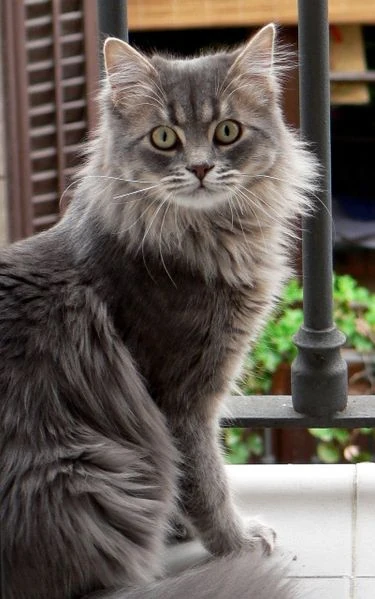
#> input picture ANIMAL IA/Nagec_cat.webp, 375 x 599 px
$ python 'ANIMAL IA.py'
#> lines starting #> are read from the running program, lines starting #| are printed output that depends on the picture; after the words box and inside, x2 and y2 are one past the last pixel; in counts of white or black regions, pixels touching at a corner belong together

import os
import sys
import cv2

print("===== ANIMAL VISION AI =====")

BASE = os.path.dirname(os.path.abspath(__file__))

# Buscar imagen
nombre = input("\nEscribe el nombre de la imagen: ").strip()
#> the answer given: Nagec_cat.webp
nombre = os.path.splitext(nombre)[0].lower()

ruta = None

for raiz, carpetas, archivos in os.walk(BASE):
    for archivo in archivos:
        nombre_archivo = os.path.splitext(archivo)[0].lower()

        if nombre_archivo == nombre:
            ruta = os.path.join(raiz, archivo)
            break

    if ruta:
        break

# Comprobar imagen
if ruta is None:
    print("\nNo se encontro la imagen.")
    input("Presiona ENTER para salir...")
    sys.exit()

imagen = cv2.imread(ruta)
#> imagen is the input picture: shape (599, 375, 3); mean B, G, R 87.5, 95.1, 103.6

if imagen is None:
    print("No se pudo abrir la imagen.")
    input("Presiona ENTER para salir...")
    sys.exit()

print("\nImagen encontrada:", ruta)

# Convertir a escala de grises
gris = cv2.cvtColor(imagen, cv2.COLOR_BGR2GRAY)
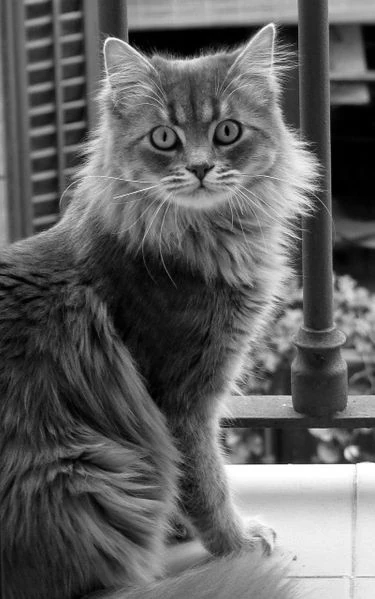
#> gris: shape (599, 375); min 0, max 255, mean 96.8

# Extraer caracteristicas con SIFT
sift = cv2.SIFT_create()
puntos, descriptores = sift.detectAndCompute(gris, None)
#> puntos = 1246 keypoints; strongest (x, y, size): (351, 451, 7.8), (235, 35, 18.3), (148, 40, 19.5), (342, 460, 6.3)

# Clasificar segun el nombre del archivo
if "gato" in nombre:
    animal = "GATO"
elif "perro" in nombre:
    animal = "PERRO"
else:
    animal = "ANIMAL NO IDENTIFICADO"

# Mostrar resultados
print("\n===== RESULTADOS =====")
print("Animal:", animal)
print("Puntos detectados:", len(puntos))
#| Puntos detectados: 1246

# Dibujar puntos detectados
resultado = cv2.drawKeypoints(
    imagen,
    puntos,
    None,
    flags=cv2.DRAW_MATCHES_FLAGS_DRAW_RICH_KEYPOINTS
)
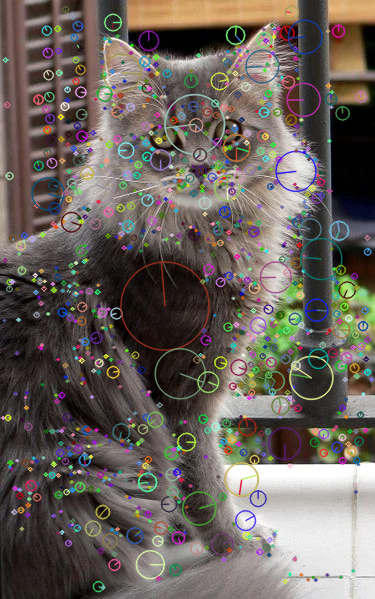
#> resultado: shape (599, 375, 3); mean B, G, R 91.9, 98.4, 106.1

cv2.putText(
    resultado,
    animal,
    (20, 40),
    cv2.FONT_HERSHEY_SIMPLEX,
    1,
    (0, 255, 0),
    2
)
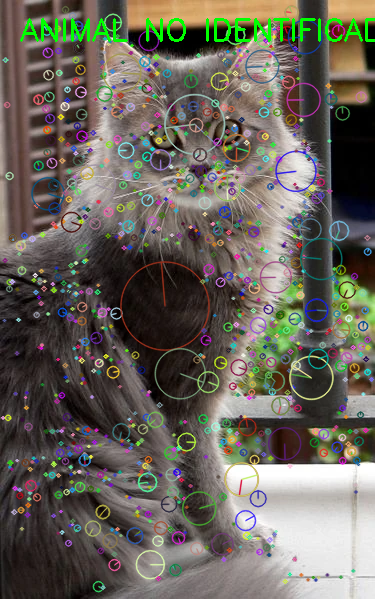
#> resultado: shape (599, 375, 3); 1.19% of pixels changed, all inside (x1, y1, x2, y2) = (20, 18, 375, 42)

cv2.imshow("ANIMAL VISION AI", resultado)

print("\nPresiona una tecla para cerrar.")
cv2.waitKey(0)
cv2.destroyAllWindows()

print("Analisis terminado.")

$ run again, on ANIMAL IA/gato02.png
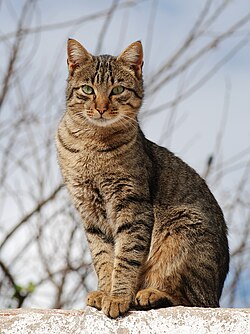
#> input picture ANIMAL IA/gato02.png, 250 x 334 px
#> imagen is the input picture: shape (334, 250, 3); mean B, G, R 150.2, 154.8, 161.8
#> `gris = cv2.cvtColor(imagen, cv2.COLOR_BGR2GRAY)`:
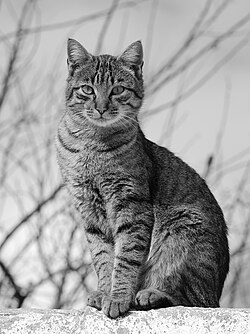
#> gris: shape (334, 250); min 0, max 255, mean 156.4
#> puntos = 713 keypoints; strongest (x, y, size): (99, 309, 2.5), (93, 92, 2.4), (20, 297, 9.8), (78, 88, 1.9)
#| Puntos detectados: 713
#> `cv2.putText( resultado, animal, (20, 40), cv2.FONT_HERSHEY_SIMPLEX, 1,..`:
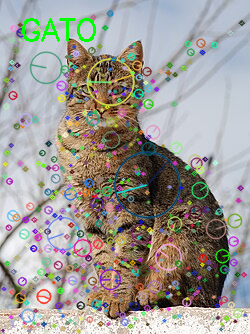
#> resultado: shape (334, 250, 3); mean B, G, R 149.5, 154.7, 158

$ run again, on ANIMAL IA/gato04.png
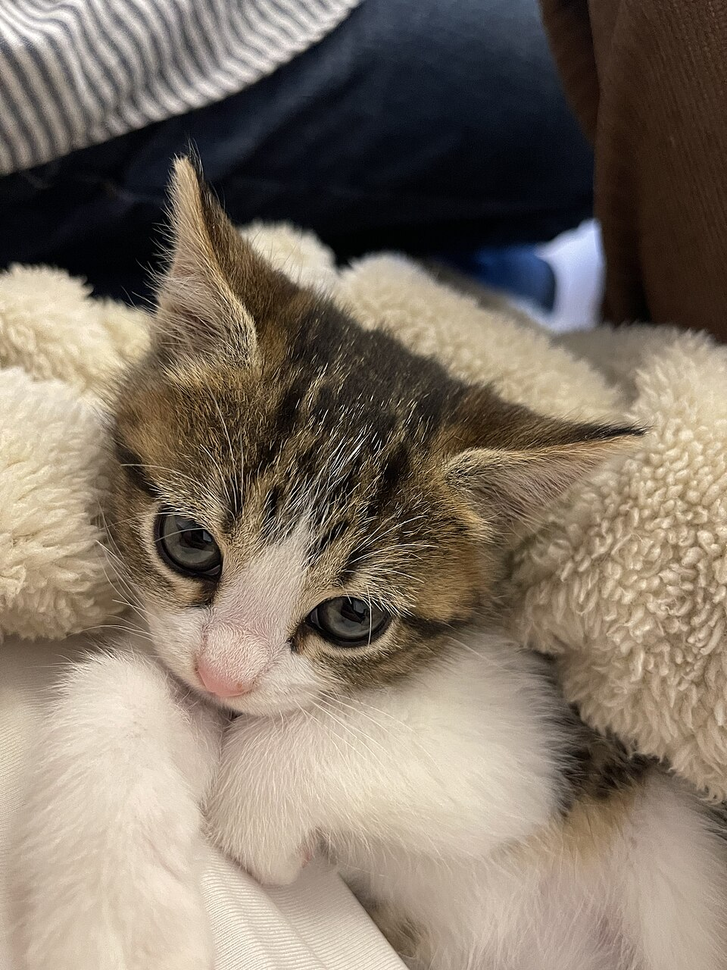
#> input picture ANIMAL IA/gato04.png, 727 x 970 px, shrunk from 960 x 1280 before the run
#> imagen is the input picture: shape (970, 727, 3); mean B, G, R 103.6, 117.4, 129.8
#> `gris = cv2.cvtColor(imagen, cv2.COLOR_BGR2GRAY)`:
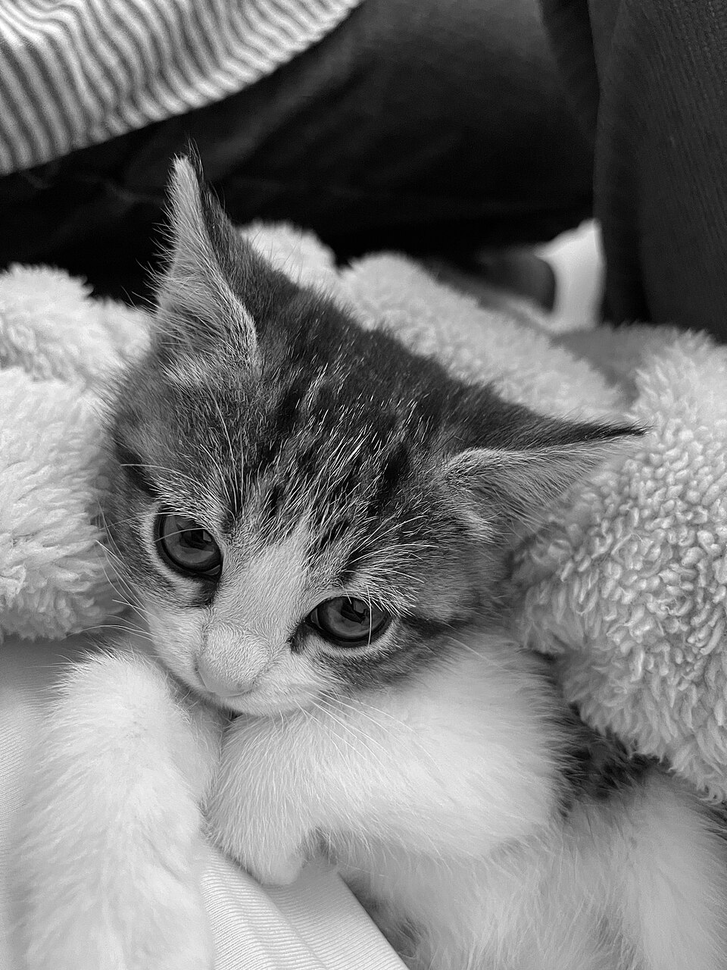
#> gris: shape (970, 727); min 0, max 255, mean 119.5
#> puntos = 2312 keypoints; strongest (x, y, size): (576, 255, 36.9), (291, 253, 39), (326, 519, 2.1), (387, 292, 56.3)
#| Puntos detectados: 2312
#> `cv2.putText( resultado, animal, (20, 40), cv2.FONT_HERSHEY_SIMPLEX, 1,..`:
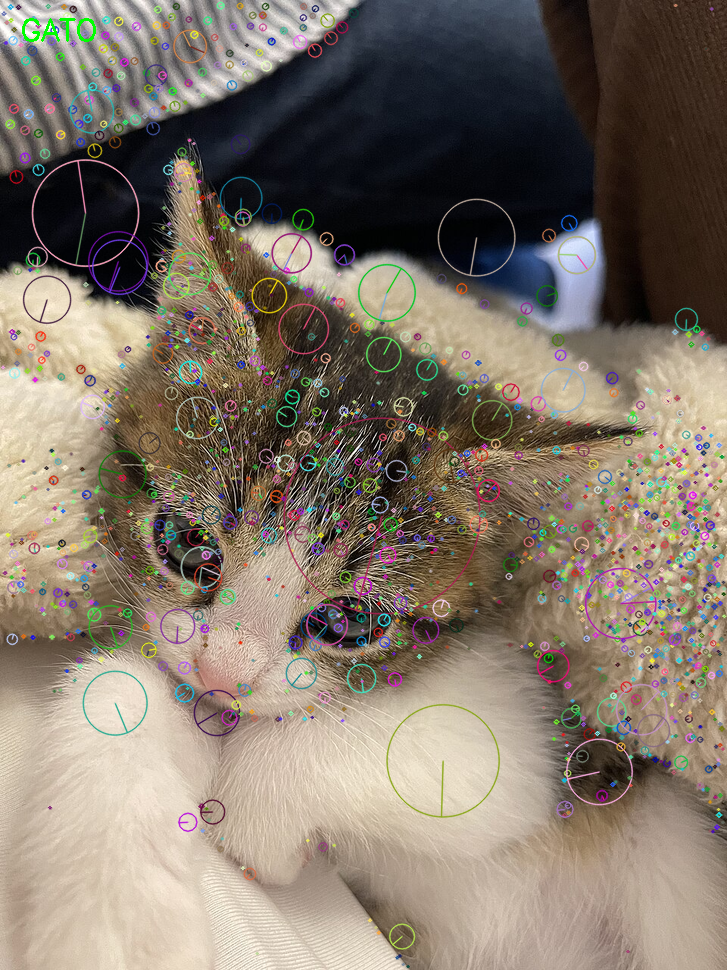
#> resultado: shape (970, 727, 3); mean B, G, R 105.4, 118.3, 130

$ run again, on ANIMAL IA/gato05.png
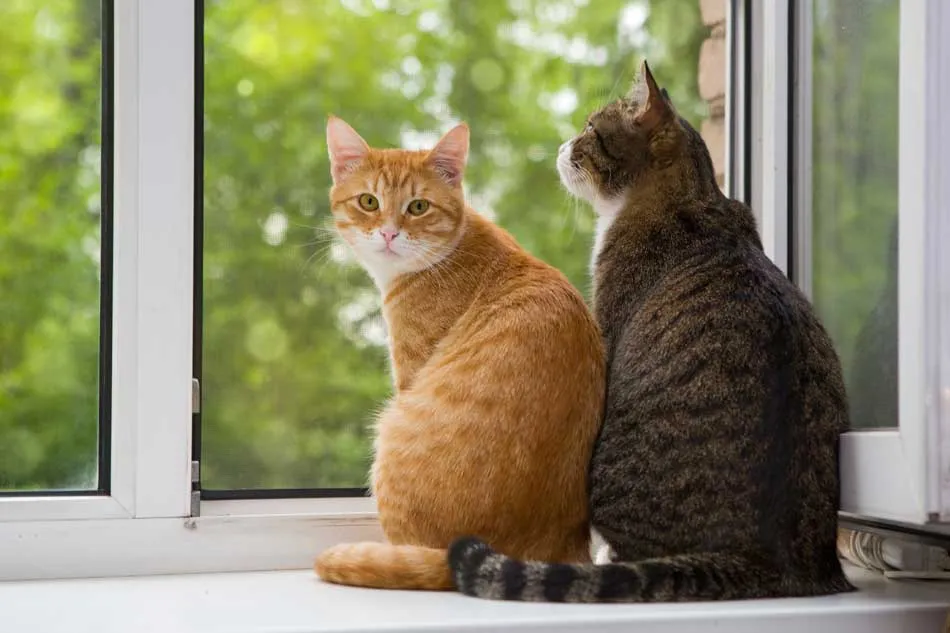
#> input picture ANIMAL IA/gato05.png, 950 x 633 px
#> imagen is the input picture: shape (633, 950, 3); mean B, G, R 102.7, 135.1, 138.4
#> `gris = cv2.cvtColor(imagen, cv2.COLOR_BGR2GRAY)`:
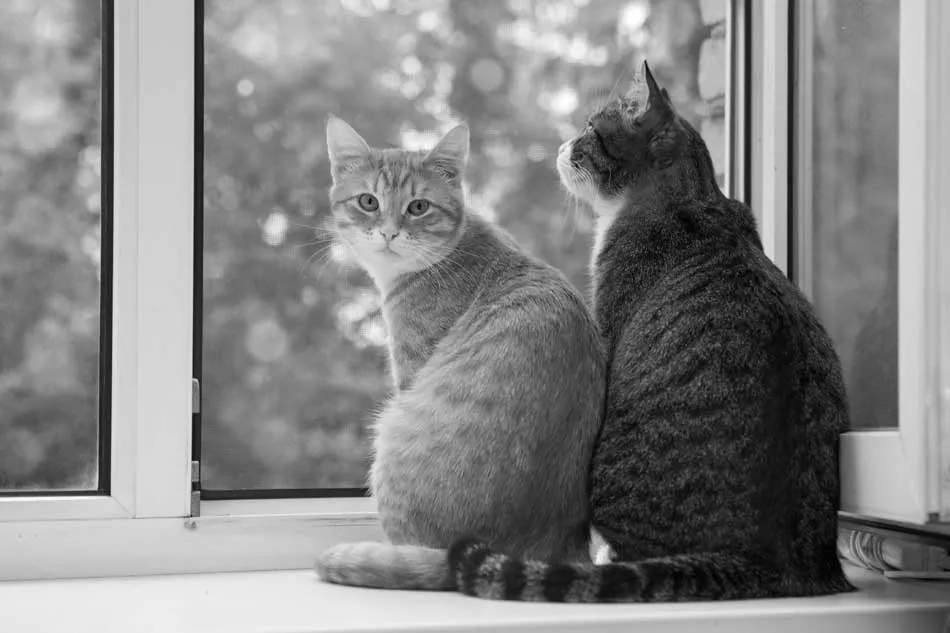
#> gris: shape (633, 950); min 0, max 255, mean 132.4
#> puntos = 1529 keypoints; strongest (x, y, size): (601, 553, 15.2), (105, 488, 10.3), (726, 192, 5.7), (725, 191, 6)
#| Puntos detectados: 1529
#> `cv2.putText( resultado, animal, (20, 40), cv2.FONT_HERSHEY_SIMPLEX, 1,..`:
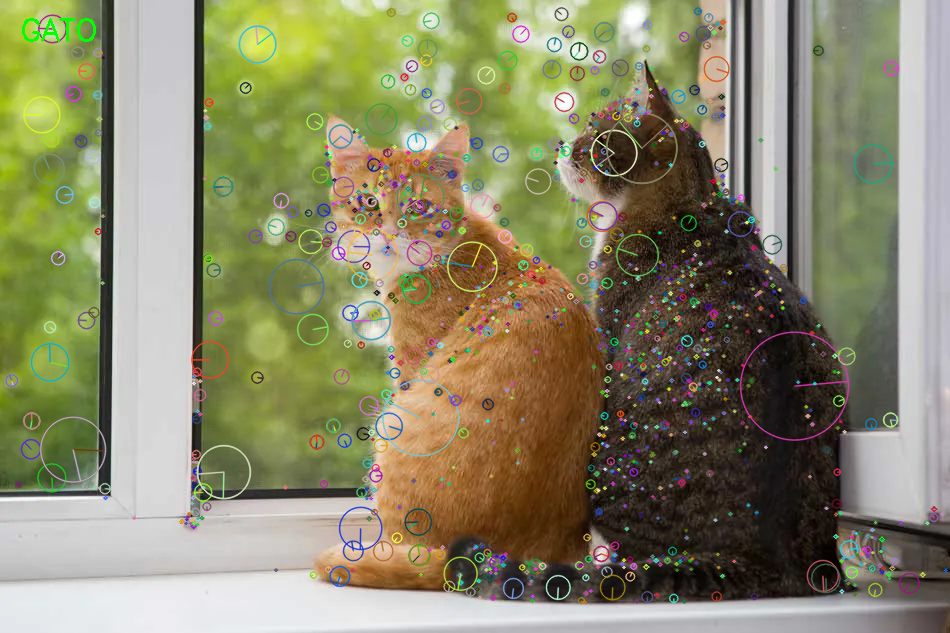
#> resultado: shape (633, 950, 3); mean B, G, R 105.1, 136.1, 138.2
